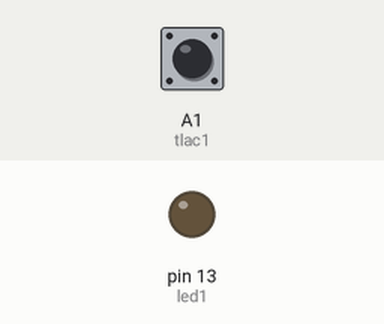
Recording of a sketch running on a simulated Arduino Uno, built with avr-gcc and run on an emulated ATmega328P. Shown: output pins drawn as LEDs (lit = HIGH). The inputs (shaded band) are chosen by the test bench; at power-on: A1 (tlac1) HIGH.

Above: at 1.2 s.
1.3 s: A1 (tlac1) pulled LOW for 0.15 s
At 2.6 s:
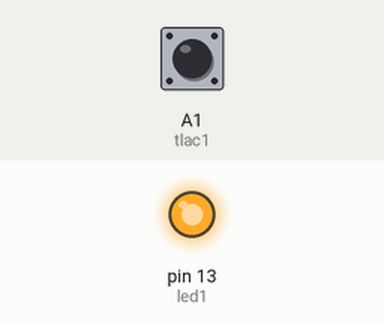
2.9 s: A1 (tlac1) pulled LOW for 1 s
At 5.1 s:
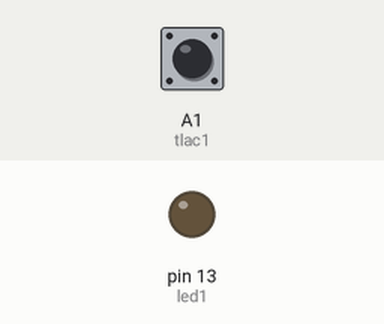
5.4 s: A1 (tlac1) pulled LOW for 3.2 s
At 9.9 s:
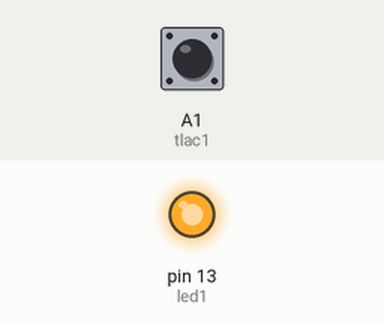
Timing chart, 0 to 11.4 s (numbered marks = the images above; inputs shaded):
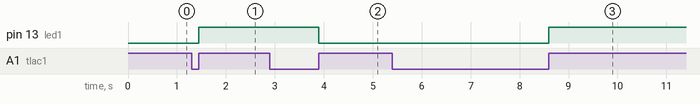

The sketch:

tlacitko.ino
```cpp
/* Tlacitko a led*/
#define led1 13
//#define led2 12
//#define led3 13
#define sviti LOW
#define nesviti HIGH
#define tlac1 A1
//#define tlac2 A2
//#define tlac3 A3

int stav1 = 0;
int pred1;
int stL1;
void setup()
{
	pinMode(led1,OUTPUT);
	pinMode(tlac1,INPUT_PULLUP);
}
void loop()
{
	pred1 = stav1;
	stav1 = !digitalRead(tlac1);
	stL1 = digitalRead(led1);

	if(stav1 == 0 && pred1 == 1){
		digitalWrite(led1, !stL1);
	}
}
```

Measured:
- after the input at 1.3 s, pin 13 (led1): LOW → HIGH after 0.15 s
- after the input at 2.9 s, pin 13 (led1): HIGH → LOW after 1.0 s
- after the input at 5.4 s, pin 13 (led1): LOW → HIGH after 3.2 s
